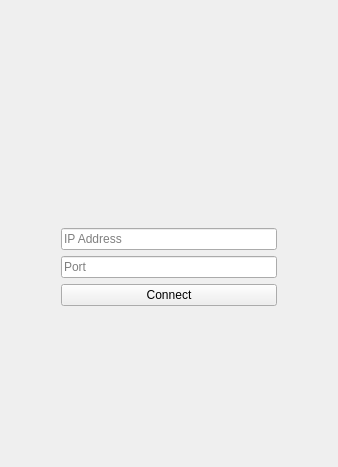
<?xml version="1.0" encoding="UTF-8"?>
<ui version="4.0">
 <class>LoginForm</class>
 <widget class="QWidget" name="LoginForm">
  <property name="geometry">
   <rect>
    <x>0</x>
    <y>0</y>
    <width>338</width>
    <height>467</height>
   </rect>
  </property>
  <property name="sizePolicy">
   <sizepolicy hsizetype="Fixed" vsizetype="Fixed">
    <horstretch>0</horstretch>
    <verstretch>0</verstretch>
   </sizepolicy>
  </property>
  <property name="windowTitle">
   <string>Form</string>
  </property>
  <layout class="QGridLayout" name="gridLayout">
   <item row="1" column="1">
    <widget class="QLineEdit" name="ipEdit">
     <property name="placeholderText">
      <string>IP Address</string>
     </property>
    </widget>
   </item>
   <item row="3" column="1">
    <widget class="QPushButton" name="connectButton">
     <property name="text">
      <string>Connect</string>
     </property>
    </widget>
   </item>
   <item row="2" column="2">
    <spacer name="horizontalSpacer">
     <property name="orientation">
      <enum>Qt::Horizontal</enum>
     </property>
     <property name="sizeType">
      <enum>QSizePolicy::Fixed</enum>
     </property>
     <property name="sizeHint" stdset="0">
      <size>
       <width>50</width>
       <height>20</height>
      </size>
     </property>
    </spacer>
   </item>
   <item row="2" column="1">
    <widget class="QLineEdit" name="portEdit">
     <property name="placeholderText">
      <string>Port</string>
     </property>
    </widget>
   </item>
   <item row="2" column="0">
    <spacer name="horizontalSpacer_2">
     <property name="orientation">
      <enum>Qt::Horizontal</enum>
     </property>
     <property name="sizeType">
      <enum>QSizePolicy::Preferred</enum>
     </property>
     <property name="sizeHint" stdset="0">
      <size>
       <width>50</width>
       <height>20</height>
      </size>
     </property>
    </spacer>
   </item>
   <item row="0" column="1">
    <spacer name="verticalSpacer">
     <property name="orientation">
      <enum>Qt::Vertical</enum>
     </property>
     <property name="sizeHint" stdset="0">
      <size>
       <width>20</width>
       <height>40</height>
      </size>
     </property>
    </spacer>
   </item>
   <item row="4" column="1">
    <spacer name="verticalSpacer_2">
     <property name="orientation">
      <enum>Qt::Vertical</enum>
     </property>
     <property name="sizeType">
      <enum>QSizePolicy::Preferred</enum>
     </property>
     <property name="sizeHint" stdset="0">
      <size>
       <width>20</width>
       <height>150</height>
      </size>
     </property>
    </spacer>
   </item>
  </layout>
 </widget>
 <resources/>
 <connections/>
</ui>
